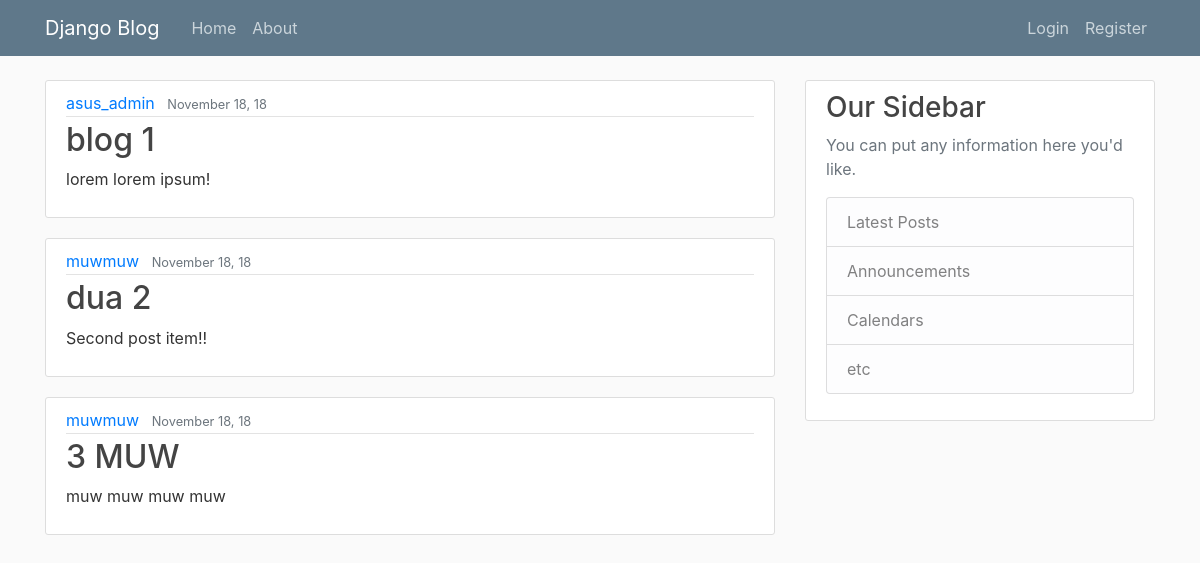
The app's page /, older data.
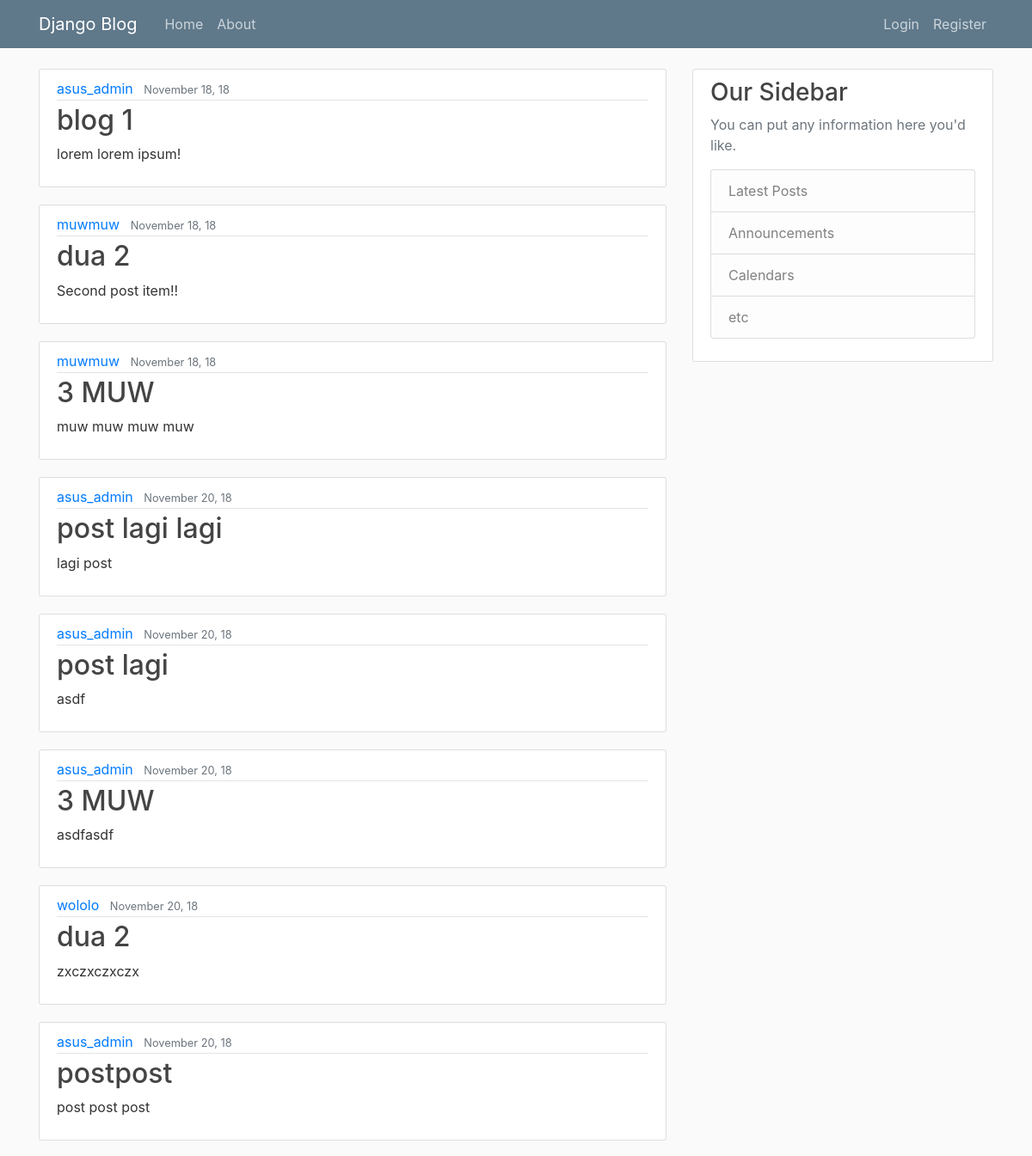
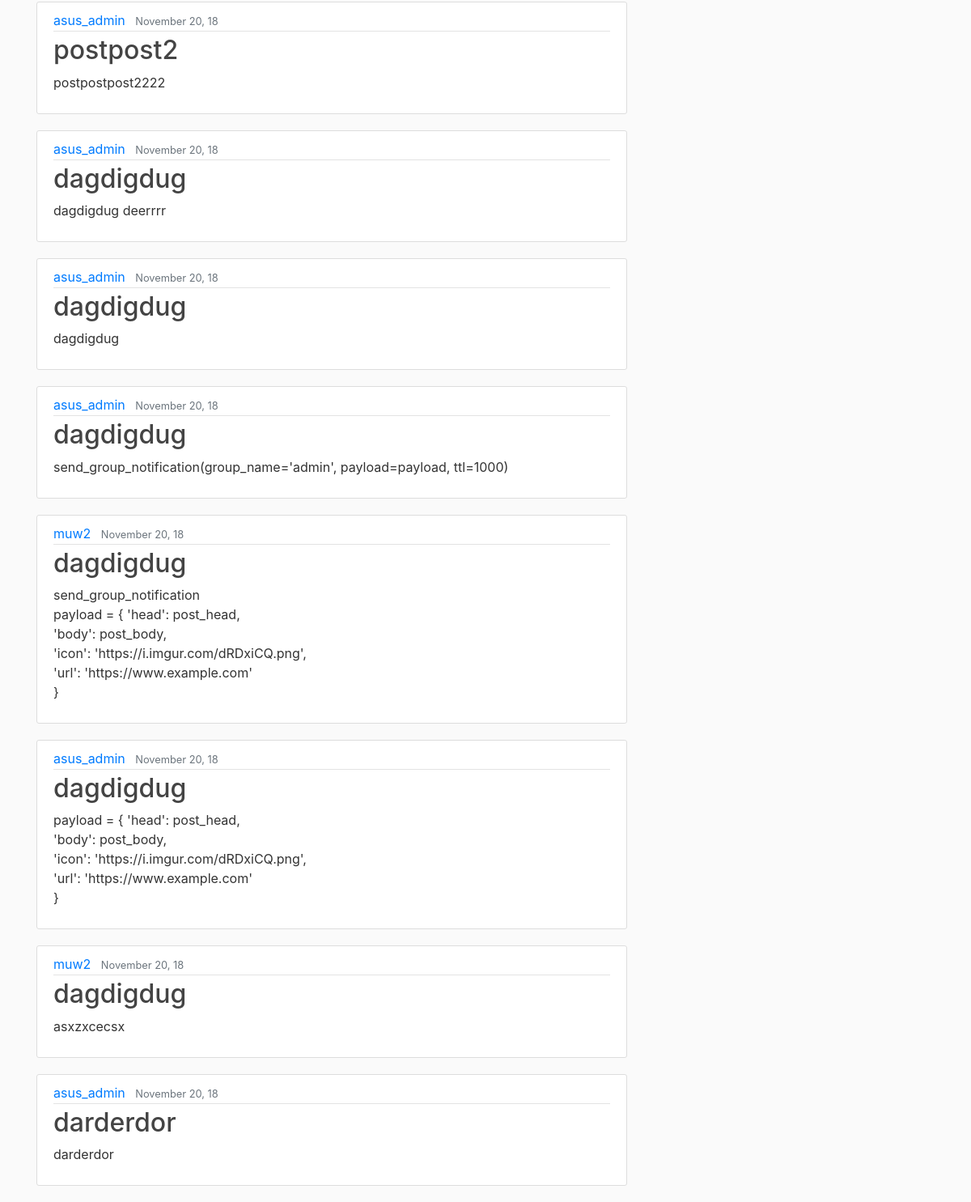
The same page, newer data (2 pictures, top to bottom).
### blog/models.py (models this page shows, shortened)
class Post(models.Model):
    title = models.CharField(max_length=100)
    content = models.TextField()
    date_posted = models.DateTimeField(default=timezone.now)
    author = models.ForeignKey(User, on_delete=models.CASCADE)

### blog/views.py (the view)
# urls.py: path('', views.home, name='blog-home'),
def home(request):
    context = {
        'posts': Post.objects.all(),
        'webpush': {'group': 'admin'}
    }
    return render(request, 'blog/home.html', context)

### blog/templates/blog/home.html
{% extends 'blog/base.html' %}
{% block content %}
    {%for post in posts%}
    <article class="media content-section">
        <div class="media-body">
            <div class="article-metadata">
            <a class="mr-2" href="#">{{ post.author }}</a>
            <small class="text-muted">{{ post.date_posted|date:"F d, y" }}</small>
            </div>
            <h2><a class="article-title" href="#">{{ post.title }}</a></h2>
            <p class="article-content">{{ post.content }}</p>
        </div>
    </article>
    {%endfor%}
{% endblock content %}

### blog/templates/blog/base.html (shortened to what this page needs)
{% load static %}
{% load webpush_notifications %}
<!doctype html>
<html>
    <head>
        <link rel="stylesheet" href="https://stackpath.bootstrapcdn.com/bootstrap/4.1.3/css/bootstrap.min.css">
        <link rel="stylesheet" href="{% static 'blog/main.css' %}" type="text/css" />
    </head>
    <body>
        <header class="site-header">
            <nav class="navbar navbar-expand-md navbar-dark bg-steel fixed-top">
                <div class="container">
                <a class="navbar-brand mr-4" href="{% url 'blog-home' %}">Django Blog</a>
                <div class="collapse navbar-collapse" id="navbarToggle">
                    <div class="navbar-nav mr-auto">
                    <a class="nav-item nav-link" href="{% url 'blog-home' %}">Home</a>
                    <a class="nav-item nav-link" href="{% url 'blog-about' %}">About</a>
                    </div>
                    <div class="navbar-nav">
                    <a class="nav-item nav-link" href="#">Login</a>
                    <a class="nav-item nav-link" href="#">Register</a>
                    </div>
                </div>
                </div>
            </nav>
        </header>
        <main role="main" class="container">
            <div class="row">
                <div class="col-md-8">
                {% block content %}{% endblock %}
                </div>
                <div class="col-md-4">
                <div class="content-section">
                    <h3>Our Sidebar</h3>
                    <p class='text-muted'>You can put any information here you'd like.
                    <ul class="list-group">
                        <li class="list-group-item list-group-item-light">Latest Posts</li>
                        <li class="list-group-item list-group-item-light">Announcements</li>
                        <li class="list-group-item list-group-item-light">Calendars</li>
                        <li class="list-group-item list-group-item-light">etc</li>
                    </ul>
                    </p>
                </div>
                </div>
            </div>
        </main>
    </body>
</html>

### blog/static/blog/main.css (style rules this page uses)
body { background: #fafafa; color: #333333; margin-top: 5rem; }
h1, h2, h3, h4, h5, h6 { color: #444444; }
ul { margin: 0; }
.bg-steel { background-color: #5f788a; }
.site-header .navbar-nav .nav-link { color: #cbd5db; }
.content-section { background: #ffffff; padding: 10px 20px; border: 1px solid #dddddd; border-radius: 3px; margin-bottom: 20px; }
.article-title { color: #444444; }
.article-content { white-space: pre-line; }
.article-metadata { padding-bottom: 1px; margin-bottom: 4px; border-bottom: 1px solid #e3e3e3 }

Row changes from the older to the newer data that the page shows:
added Post: author "asus_admin", date_posted "November 20, 18", title "post lagi lagi", content "lagi post"
added Post: author "asus_admin", date_posted "November 20, 18", title "post lagi", content "asdf"
added Post: author "asus_admin", date_posted "November 20, 18", title "3 MUW", content "asdfasdf"
added Post: author "wololo", date_posted "November 20, 18", title "dua 2", content "zxczxczxczx"
added Post: author "asus_admin", date_posted "November 20, 18", title "postpost", content "post post post"
added Post: author "asus_admin", date_posted "November 20, 18", title "postpost2", content "postpostpost2222"
added Post: author "asus_admin", date_posted "November 20, 18", title "dagdigdug", content "dagdigdug deerrrr"
added Post: author "asus_admin", date_posted "November 20, 18", title "dagdigdug", content "dagdigdug"
added Post: author "asus_admin", date_posted "November 20, 18", title "dagdigdug", content "send_group_notification(group_name='admin', payload=payload, ttl=1000)"
added Post: author "muw2", date_posted "November 20, 18", title "dagdigdug", content "send_group_notification payload = { 'head': post_head, 'body': post_body, 'icon': 'https://i.imgur.com/dRDxiCQ.png', 'url': 'https://www.example.com' }"
added Post: author "asus_admin", date_posted "November 20, 18", title "dagdigdug", content "payload = { 'head': post_head, 'body': post_body, 'icon': 'https://i.imgur.com/dRDxiCQ.png', 'url': 'https://www.example.com' }"
added Post: author "muw2", date_posted "November 20, 18", title "dagdigdug", content "asxzxcecsx"
added Post: author "asus_admin", date_posted "November 20, 18", title "darderdor", content "darderdor"
